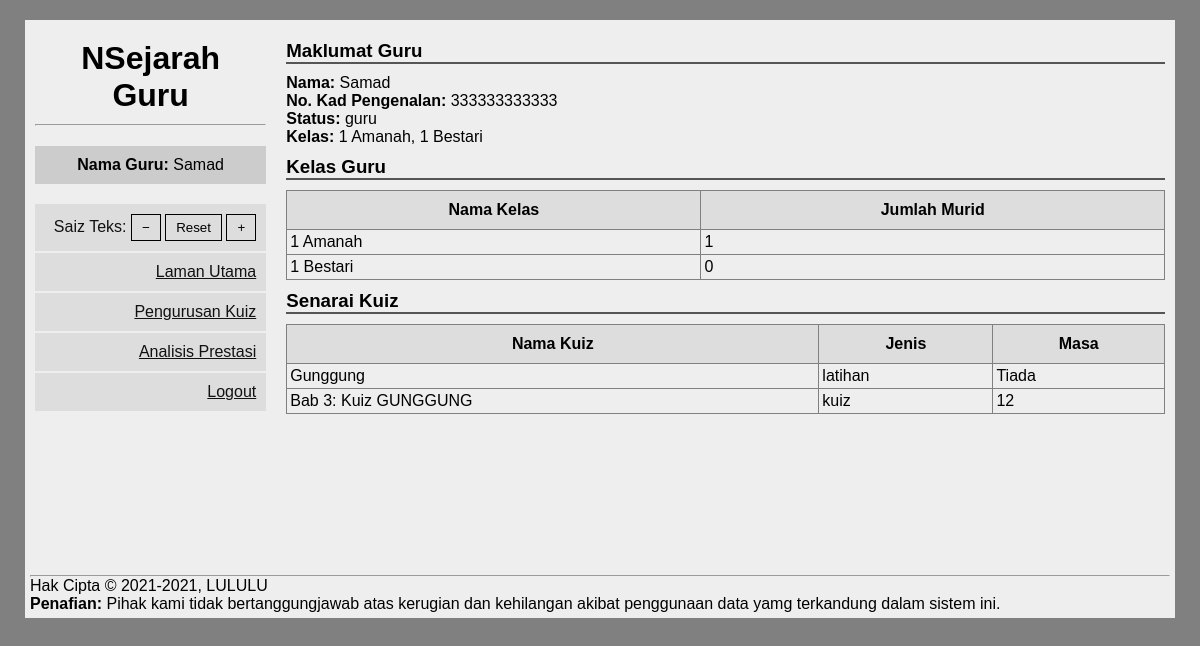
The page /guru/ (signed in) on the database its author committed.
### tables this page shows
CREATE TABLE IF NOT EXISTS `guru` (
  `g_id` int(30) UNSIGNED NOT NULL AUTO_INCREMENT,
  `g_nokp` varchar(30) NOT NULL,
  `g_nama` varchar(255) NOT NULL,
  `g_katalaluan` varchar(255) NOT NULL,
  `g_jenis` enum('admin','guru') DEFAULT 'guru',
  PRIMARY KEY (`g_id`),
  UNIQUE KEY `g_nokp` (`g_nokp`)
);

CREATE TABLE IF NOT EXISTS `kelas` (
  `k_id` int(10) UNSIGNED NOT NULL AUTO_INCREMENT,
  `k_nama` varchar(255) NOT NULL,
  PRIMARY KEY (`k_id`)
);

CREATE TABLE IF NOT EXISTS `kuiz` (
  `kz_id` int(10) UNSIGNED NOT NULL AUTO_INCREMENT,
  `kz_nama` varchar(255) NOT NULL,
  `kz_guru` int(10) UNSIGNED NOT NULL,
  `kz_ting` int(10) UNSIGNED DEFAULT NULL,
  `kz_tarikh` date NOT NULL,
  `kz_jenis` enum('kuiz','latihan') DEFAULT 'kuiz',
  `kz_masa` int(5) DEFAULT NULL,
  PRIMARY KEY (`kz_id`),
  KEY `kz_guru` (`kz_guru`),
  KEY `kz_ting` (`kz_ting`)
);

### php/conn.php (called while the page is built, shortened)
<?php
$dbhost = 'localhost';
$dbuser = 'root';
$dbpass = '';
$dbname = 'nsejarah';
$conn = mysqli_connect( $dbhost, $dbuser, $dbpass, $dbname );
function getGuru( $id )
{
    global $conn;
    $table = 'guru';
    $col_1 = 'g_id';
    $query = "SELECT * FROM {$table} WHERE {$col_1} = ?";
    if( $stmt = $conn->prepare($query) )
    {
        $stmt->bind_param( 's', $id );
        $stmt->execute();
        $res = $stmt->get_result();
        if( $res->num_rows > 0 )
        {
            return $res->fetch_assoc();
        }
        else
        {
            return;
        }
    }
    else
    {
        return;
    }
}
function getKelasById( int $id_kelas )
{
    global $conn;
    $col_1 = 'k_id';
    $query = "SELECT * FROM kelas WHERE {$col_1} = ?";
    if( $stmt = $conn->prepare( $query ) )
    {
        $stmt->bind_param( 's', $id_kelas );
        $stmt->execute();
        $res = $stmt->get_result();
        if( $res->num_rows > 0 )
        {
            return $res->fetch_assoc();
        }
    }
    return;
}
function getTingByGuru( int $id_guru )
{
    global $conn;
    $col_1 = 'kt_guru';
    $query = "SELECT * FROM kelas_tingkatan WHERE {$col_1} = ?";
    if( $stmt = $conn->prepare( $query ) )
    {
        $stmt->bind_param( 's', $id_guru );
        $stmt->execute();
        $res = $stmt->get_result();
        $kelas_list = [];
        if( $res->num_rows > 0 )
        {
            while( $kelas = $res->fetch_assoc() ) array_push( $kelas_list, $kelas );
        }
        return $kelas_list;
    }
    return;
}
function getKelasJumlah( int $id_kelas )
{
    global $conn;
    $col_1 = 'kt.kt_id';
    $query = "select count(m.m_id) as jumlah from murid as m, kelas_tingkatan as kt where kt.kt_id = m.m_kelas and {$col_1} = ?";
    if( $stmt = $conn->prepare( $query ) )
    {
        $stmt->bind_param( 's', $id_kelas );
        $stmt->execute();
        $res = $stmt->get_result();
        if($res->num_rows > 0)
        {
            return (int)( $res->fetch_assoc()['jumlah'] );
        }
    }
    return 0;
}
function getKuizList( int $id_guru = null, int $limit = 10, int $offset = 0 )
{
    global $conn;
    $col_1 = 'kz_guru';
    $tambahan = $id_guru ? " WHERE {$col_1} = ? " : '';
    $query = "SELECT * FROM kuiz {$tambahan} LIMIT {$limit} OFFSET {$offset}";
    if( $stmt = $conn->prepare( $query ) )
    {
        if( $id_guru ) $stmt->bind_param( 's', $id_guru );
        $stmt->execute();
        $res = $stmt->get_result();
        if( $res->num_rows > 0 )
        {
            $kuiz_list = [];
            while( $kuiz = $res->fetch_assoc() )
            {
                array_push($kuiz_list, $kuiz);
            }
            return $kuiz_list;
        }
        else
        {
            return [];
        }
    }
}

### guru/index.php (the view, shortened to what this page needs)
<?php
require '../php/conn.php';
?>
<!DOCTYPE html>
<html lang="en">
<head>
    <link rel="stylesheet" href='/base.css'>
</head>
<body>
    <div class="container">
        <div id="navigasi"><?php require 'header_guru.php'?></div>
        <main>
        <div id="maklumat-guru">
            <?php
            $guru = getGuru( $_SESSION['id'] );
            $ting = getTingByGuru( $guru['g_id'] );
            $kuiz = getKuizList( $guru['g_id'] );
            $kelas_data = array_map( function( $t )
            {
                return ['kt_id' => $t['kt_id'],'kt_ting'=>$t['kt_ting'], 'kelas' => getKelasById( $t['kt_kelas'] )];
            }, $ting );
            ?>
            <div id="guru">
                <h3>Maklumat Guru</h3>
                <span><b>Nama: </b><?=$guru['g_nama']?></span>
                <br>
                <span><b>No. Kad Pengenalan: </b><?=$guru['g_nokp']?></span>
                <br>
                <span><b>Status: </b><?=$guru['g_jenis']?></span>
                <br>
                <span>
                    <b>Kelas: </b>
                    <?php
                    foreach( $kelas_data as $k )
                    {
                        $has_comma = count( $kelas_data ) != 1 && end( $kelas_data ) != $k ? ', ' : '';
                        echo $k['kt_ting'] . ' ' . $k['kelas']['k_nama'] . $has_comma;
                    }
                    ?>
                </span>
            </div>
            <div id="kelas">
                <h3>Kelas Guru</h3>
                <table border="1">
                    <thead>
                        <tr>
                            <th>Nama Kelas</th>
                            <th>Jumlah Murid</th>
                        </tr>
                    </thead>
                    <tbody>
                        <?php
                        foreach( $kelas_data as $kt )
                        {
                            $jumlah = getKelasJumlah( $kt['kt_id'] );
                        ?>
                        <tr>
                            <td><?=$kt['kt_ting']?>  <?=$kt['kelas']['k_nama']?></td>
                            <td><?=$jumlah?></td>
                        </tr>
                        <?php
                        }
                        ?>
                    </tbody>
                </table>
            </div>
            <div id="kuiz">
                <h3>Senarai Kuiz</h3>
                <table border="1">
                    <thead>
                        <tr>
                            <th>Nama Kuiz</th>
                            <th>Jenis</th>
                            <th>Masa</th>
                        </tr>
                    </thead>
                    <tbody>
                    <?php
                    foreach( $kuiz as $kz )
                    {
                        $masa  = $kz['kz_masa'] ? $kz['kz_masa'] : 'Tiada';
                    ?>
                    <tr>
                        <td><?=$kz['kz_nama']?></td>
                        <td><?=$kz['kz_jenis']?></td>
                        <td><?=$masa?></td>
                    </tr>
                    <?php
                    }
                    ?>
                    </tbody>
                </table>
            </div>
        </div>
    </main>
        <?php require '../footer.php';?>
    </div>
</body>
</html>

### guru/header_guru.php (shortened to what this page needs)
<div id="nav">
    <h1>NSejarah<br>Guru</h1>
    <hr>
    <?php if( isset( $_SESSION['jenis'] ) && $jenis = $_SESSION['jenis'] ) {?>
    <span class="nama"><b>Nama Guru: </b> <?=$_SESSION['nama']?></span>
    <?php }?>
    <ul>
        <li>
            <span style="text-decoration: none;" class="resize nav-link">
                Saiz Teks:
                <button id="teks-kurang" value="-1">&minus;</button>
                <button  utton id="teks-reset" value="2">Reset</button>
                <button id="teks-tambah" value="1">&plus;</button>
            </span>
        </li>
        <li>
            <a href="/guru">Laman Utama</a>
        </li>
        <li>
            <a href="senarai_kuiz.php">Pengurusan Kuiz</a>
        </li>
        <li>
            <a href="analisis.php">Analisis Prestasi</a>
        </li>
        <li>
            <a href="/logout.php">Logout</a>
        </li>
    </ul>
</div>

### footer.php
<footer>
    <hr>
    <p>Hak Cipta &copy; 2021-<?=date('Y')?>, LULULU</p>
    <p><b>Penafian: </b> Pihak kami tidak bertanggungjawab atas kerugian dan kehilangan akibat penggunaan data yamg terkandung dalam sistem ini.</p>
</footer>

### base.css (style rules this page uses)
* { padding: 0; margin: 0; box-sizing: border-box; justify-content: center; align-items: center; }
body { background-color: grey; font-family: Arial, Helvetica, sans-serif; }
.container { width: 1150px; height: 550px; max-width: 100%; max-height: 90%; margin: 0 auto; margin-top: 20px; background-color: #eee; display: flex; position: relative; }
.container > * { height: 100%; }
.container #navigasi { flex: 2.5; overflow-y: auto; padding: 10px; }
.container #navigasi #nav h1 { text-align: center; padding: 10px 0; }
.container #navigasi #nav .nama { text-align: center; margin-top: 20px; display: block; padding: 10px; background-color: #ccc; }
.container #navigasi #nav ul { margin-top: 20px; text-align: right; }
.container #navigasi #nav ul li { margin-bottom: 2px; }
.container #navigasi #nav ul li a, .container #navigasi #nav ul li .nav-link { display: block; padding: 10px; background-color: #ddd; color: #111; }
.container #navigasi #nav ul li a.resize button, .container #navigasi #nav ul li .nav-link.resize button { background-color: transparent; border: 1px solid black; padding: 5px 10px; }
.container main { flex: 9.5; padding: 10px; overflow: auto; }
.container main table { width: 100%; max-width: 100%; border-collapse: collapse; }
.container main table thead { background-color: #ddd; }
.container main table thead th { padding: 10px; }
.container main table tbody td { padding: 3px; }
.container main h3, .container main h2 { margin: 10px 0; border-bottom: 2px solid #555; }
.container footer { position: absolute; top: 100%; left: 0; width: 100%; height: auto; padding: 5px; background-color: inherit; }

### rows shown on the page
guru: g_nama "Samad", g_nokp "333333333333", g_jenis "guru"
kelas: k_nama "Amanah"
kelas: k_nama "Bestari"
kuiz: kz_nama "Gunggung", kz_jenis "latihan", kz_masa "Tiada"
kuiz: kz_nama "Bab 3: Kuiz GUNGGUNG", kz_jenis "kuiz", kz_masa "12"

### other values the page prints
$_SESSION['nama'] "Samad"
$k['kt_ting'] "1"
$has_comma ","
$kt['kt_ting'] "1"
$jumlah "1"
$jumlah "0"
